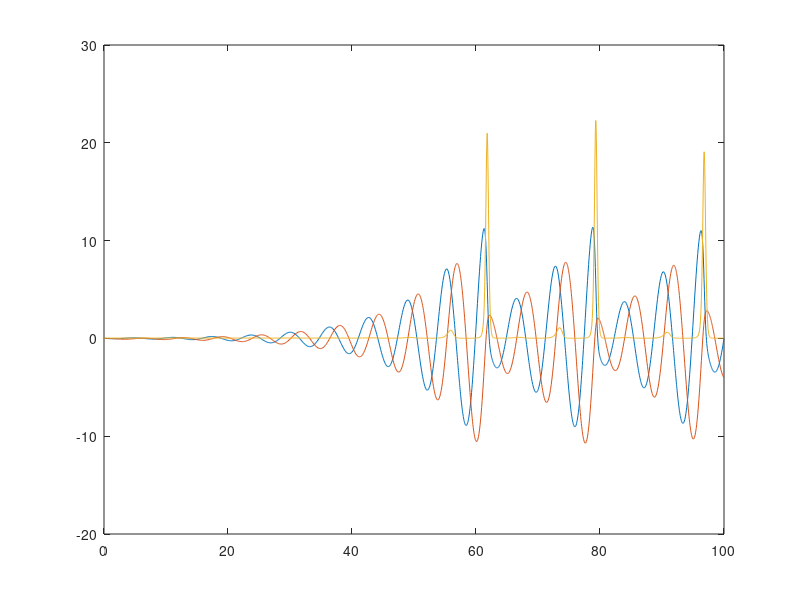
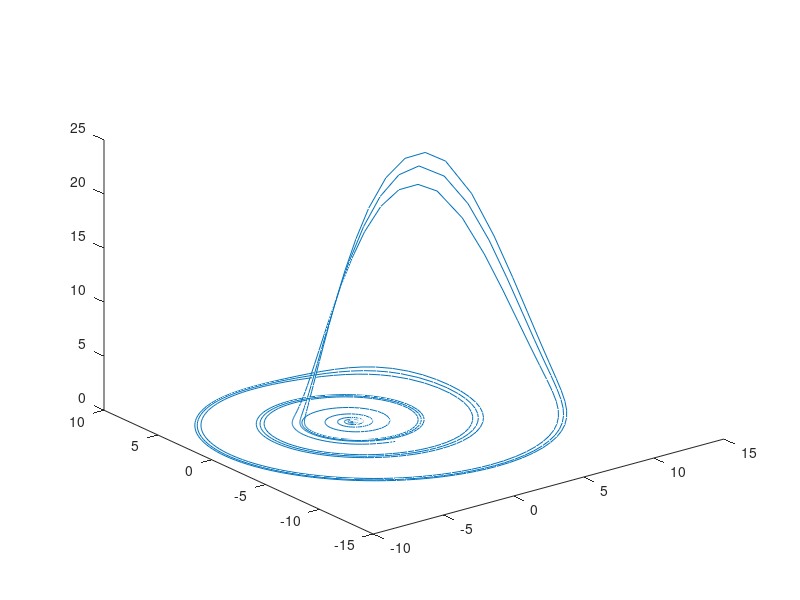

Source code (MATLAB) for these figures, in order:
f = @(t,x)[-x(2)-x(3);x(1)+0.2*x(2);0.2+(x(1)-5.7)*x(3)];
[t,y] = ode45(f,[0,100],[0;0;0]);
plot(t,y);
figure;
plot3(y(:,1),y(:,2),y(:,3));


